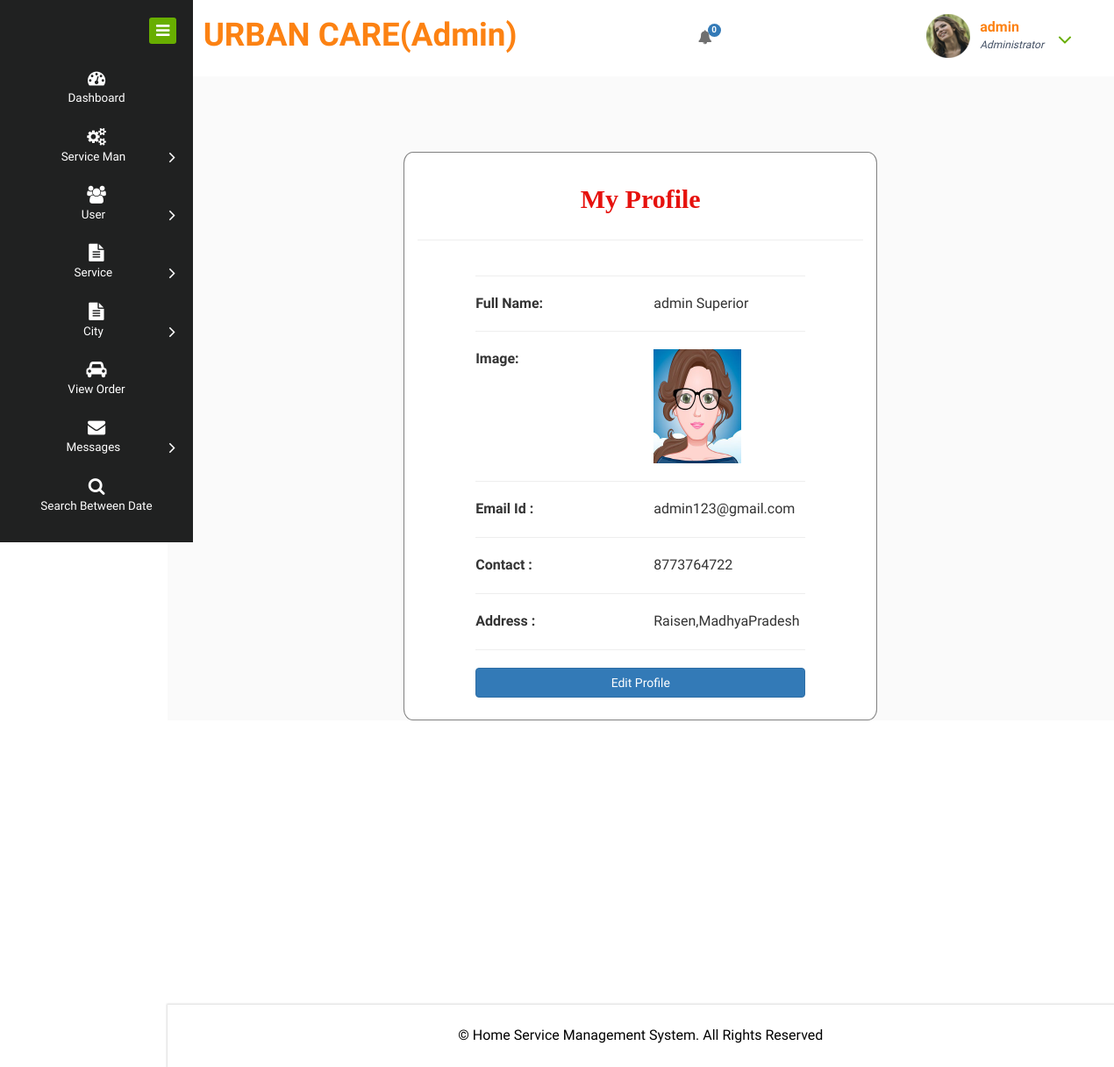
/admin_profile (signed in), run on the app's committed database.
### home_service/models.py (models this page shows, shortened)
class Customer(models.Model):
    user = models.ForeignKey(User, on_delete=models.CASCADE, null=True)
    contact = models.CharField(max_length=100, null=True)
    address = models.CharField(max_length=100, null=True)
    image = models.FileField(null=True)

### home_service/views.py (the view)
# urls.py: path('admin_profile',admin_profile,name="admin_profile"),
def admin_profile(request):
    dic = notification()
    user = User.objects.get(id=request.user.id)
    pro = Customer.objects.get(user=user)
    d = {'pro':pro,'new': dic['new'], 'count': dic['count']}
    return render(request,'admin_profile.html',d)

### home_service/views.py (called while the page is built)
def notification():
    status = Status.objects.get(status='pending')
    new = Service_Man.objects.filter(status=status)
    count=0
    for i in new:
        count+=1
    d = {'count':count,'new':new}
    return d

### home_service/templates/admin_profile.html
{% extends 'admin_navigation.html' %}
{% load static %}{% block body %}
    <div class="container" style="width:50%;margin-bottom:5%;background:white;border-radius:2%;border:1px solid grey">
    <h2 style="font-weight:bold;font-family : 'Monotype Corsiva' ; color : #E6120E ;margin-top:5%" align="center">My Profile</h2><hr>
    <div align="left" class="container-fluid" style="width:80%;margin-bottom:5%">
    <hr><div class="row" >
        <div class="col-md-6 div2">
            <strong>Full Name:</strong>
        </div>
        <div class="col-md-6 div1">
            {{pro.user.first_name}} {{pro.user.last_name}}
        </div>
    </div><hr>
    <div class="row">
        <div class="col-md-6 div2">
            <strong>Image:</strong>
        </div>
        <div class="col-md-6">
            {% if pro.image %}<img src="{{pro.image.url}}" style="width:100px;height:130px"></img>{% endif %}
        </div></div><hr>
    <div class="row">
        <div class="col-md-6 div2">
            <strong>Email Id :</strong>
        </div>
        <div class="col-md-6 div1">
            {{pro.user.email}}
        </div>
    </div><hr>
     <div class="row">
        <div class="col-md-6 div2">
            <strong>Contact :</strong>
        </div>
        <div class="col-md-6 div1">
            {{pro.contact}}
        </div>
     </div><hr>
    <div class="row">
        <div class="col-md-6 div2">
            <strong>Address :</strong>
        </div>
        <div class="col-md-6 div1">
            {{pro.address}}
        </div>
    </div><hr>
    <a href="{% url 'edit_admin_profile' %}"><button class="btn btn-primary" style="width:100%">Edit Profile</button></a>
    </div></div>
{% endblock %}

### home_service/templates/admin_navigation.html (shortened to what this page needs)
<!DOCTYPE HTML>
{% load static %}
<html>
<head>
<link href="{% static 'css2/bootstrap.css' %}" rel="stylesheet" type="text/css" media="all">
<link href="{% static 'css2/style.css' %}" rel="stylesheet" type="text/css" media="all"/>
<link href="{% static 'css2/font-awesome.css' %}" rel="stylesheet">
</head>
<body>
<div class="page-container">
   <div class="left-content">
	   <div class="mother-grid-inner">
				<div class="header-main">
					<div class="header-left">
							<div class="logo-name" style="width:100%">
								<h1><span>URBAN CARE(Admin)</span></h1>
							</div>
							<div class="clearfix"> </div>
						 </div>
						 <div class="header-right">
							<div class="profile_details_left">
								<ul class="nofitications-dropdown">
									<li class="dropdown head-dpdn">
										<a href="#" class="dropdown-toggle" data-toggle="dropdown" aria-expanded="false"><i class="fa fa-bell"></i><span class="badge blue">{{count}}</span></a>
											</li>
										</ul>
								<div class="clearfix"> </div>
							</div>
							<div class="profile_details">
								<ul>
									<li class="dropdown profile_details_drop">
										<a href="#" class="dropdown-toggle" data-toggle="dropdown" aria-expanded="false">
											<div align class="profile_img">
												<span class="prfil-img"><img src="{% static 'images2/p1.png' %}" alt=""> </span>
												<div class="user-name">
													<p>{{request.user.username}}</p>
													<span>Administrator</span>
												</div>
												<i class="fa fa-angle-down lnr"></i>
												<div class="clearfix"></div>
											</div>
										</a>
									</li>
								</ul>
							</div>
							<div class="clearfix"> </div>
						</div>
				     <div class="clearfix"> </div>
				</div>
<div class="inner-block" style="padding-top:8%">
	{% block body %}
	{% endblock %}
</div>
<div class="copyrights" style="margin-top:30%">
	 <p>© Home Service Management System. All Rights Reserved </a> </p>
</div>
</div>
</div>
    <div class="sidebar-menu">
		  	<div class="logo"> <a href="#" class="sidebar-icon">
				<span class="fa fa-bars"></span> </a>
			   </div>
		    <div class="menu">
		      <ul id="menu">
		        <li id="menu-home"><a href="{% url 'admin_home' %}"><i class="fa fa-tachometer"></i><span>Dashboard</span></a></li>
		        <li><a href="#"><i class="fa fa-cogs"></i><span>Service Man</span><span class="fa fa-angle-right" style="float: right"></span></a>
		        </li>
		        <li id="menu-comunicacao" ><a href="#"><i class="fa fa-users"></i><span>User</span><span class="fa fa-angle-right" style="float: right"></span></a>
		        </li>
				<li id="menu-academico" ><a href="#"><i class="fa fa-file-text"></i><span>Service</span><span class="fa fa-angle-right" style="float: right"></span></a>
		        </li>
				  <li id="menu-academico" ><a href="#"><i class="fa fa-file-text"></i><span>City</span><span class="fa fa-angle-right" style="float: right"></span></a>
		        </li>
		        <li><a href="{% url 'admin_order' %}"><i class="fa fa-car"></i><span>View Order</span></a></li>
		        <li><a href="#"><i class="fa fa-envelope"></i><span>Messages</span><span class="fa fa-angle-right" style="float: right"></span></a>
		        </li>
				 <li><a href="{% url 'search_report' %}"><i class="fa fa-search"></i><span>Search Between Date</span></a></li>
		      </ul>
		    </div>
	 </div>
</div>
</body>
</html>

### home_service/templates/admin_navigation.html (style rules this page uses)
h2, h4 { padding:10Px; }

### data on the page
Customer: user.first_name "admin", user.last_name "Superior", image (picture), user.email "admin123@gmail.com", contact "8773764722", address "Raisen,MadhyaPradesh"

### other printed values
{{ count }} "0"
{{ request.user.username }} "admin"
